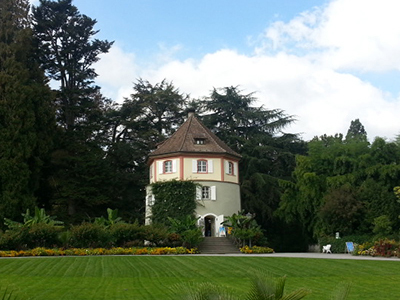
//> input picture 6chapter/image/hue_hist.jpg, 400 x 300 px
$ ./hue_histogram   (built with g++ and OpenCV 4)
//> lines starting //> are read from the running program, lines starting //| are printed output that depends on the picture
//
//  hue_histogram.cpp
//  opencv_practice
//
//  Created by KimJunsik on 2019/12/12.
//  Copyright © 2019 KimJunsik. All rights reserved.
//

#include <opencv2/opencv.hpp>
using namespace cv;
using namespace std;

void  calc_Histo(const Mat& image, Mat& hist, int bins, int range_max = 256)
{
    int        histSize[] = { bins };
    float   range[] = { 0, (float)range_max };
    int        channels[] = { 0 };
    int        dims = image.channels();
    const float* ranges[] = { range };

    calcHist(&image, 1, channels, Mat(), hist, 1, histSize, ranges);
}

Mat  make_palatte(int rows)
{
    Mat hsv(rows, 1, CV_8UC3);
    for (int i = 0; i < rows; i++)
    {
        uchar hue = saturate_cast<uchar>((float)i / rows * 180);
        hsv.at<Vec3b>(i) = Vec3b(hue, 255, 255);
    }
    cvtColor(hsv, hsv, COLOR_HSV2BGR);
    return hsv;
}

void draw_histo_hue(Mat hist, Mat &hist_img, Size size = Size(256, 200))
{
    Mat hsv_palatte = make_palatte(hist.rows);

    hist_img = Mat(size, CV_8UC3, Scalar(255, 255, 255));
    float  bin = (float)hist_img.cols / hist.rows;
    normalize(hist, hist, 0, hist_img.rows, NORM_MINMAX);

    for (int i = 0; i<hist.rows; i++)
    {
        float start_x = (i * bin);
        float  end_x = (i + 1) * bin;
        Point2f pt1(start_x, 0);
        Point2f pt2(end_x, hist.at <float>(i));


        Scalar color = hsv_palatte.at<Vec3b>(i);
        if (pt2.y>0) rectangle(hist_img, pt1, pt2, color, -1);
    }
    flip(hist_img, hist_img, 0);
}

int main()
{
    Mat image = imread("./6chapter/image/hue_hist.jpg", IMREAD_COLOR);
//> image is the input picture: 300 rows x 400 cols, CV_8UC3; mean B, G, R 99.6, 113.7, 100.8
    CV_Assert(!image.empty());

    Mat HSV_img, HSV_arr[3];
    cvtColor(image, HSV_img, COLOR_BGR2HSV);
//> HSV_img: 300 rows x 400 cols, CV_8UC3; mean H, S, V 60.8, 97.2, 119.2
    split(HSV_img, HSV_arr);
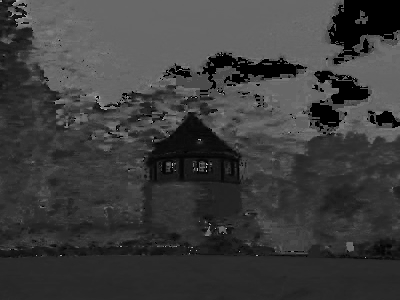
//> HSV_arr[0]: 300 rows x 400 cols, CV_8UC1; min 0, max 179, mean 60.8
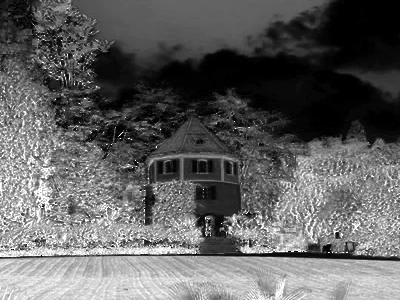
//> HSV_arr[1]: 300 rows x 400 cols, CV_8UC1; min 0, max 255, mean 97.2
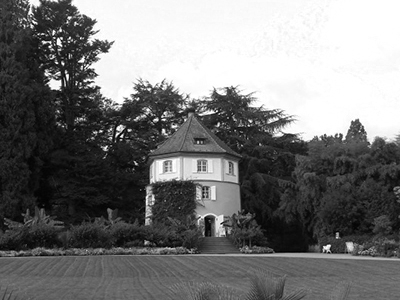
//> HSV_arr[2]: 300 rows x 400 cols, CV_8UC1; min 0, max 255, mean 119.2

    Mat hue_hist, hue_hist_img;
    calc_Histo(HSV_arr[0], hue_hist, 18, 180);
//> in calc_Histo, `calcHist(&image, 1, channels, Mat(), hist, 1, histSize, ranges);`: hist = 18 values, max 29389 at index 4, min 25 at index 15, mean 6666.7
//> hue_hist has the same summary as hist in calc_Histo
    draw_histo_hue(hue_hist, hue_hist_img, Size(360, 200));
//> in draw_histo_hue, `hist_img = Mat(size, CV_8UC3, Scalar(255, 255, 255));`: hist_img: 200 rows x 360 cols, CV_8UC3; every value is 255
//> in draw_histo_hue, `normalize(hist, hist, 0, hist_img.rows, NORM_MINMAX);`: hist = 18 values, max 200 at index 4, min 0 at index 15, mean 45.24
//> the loop in draw_histo_hue, `for (int i = 0; i<hist.rows; i++)` made 18 passes
//> pt2 on passes 1 to 12: Point(20, 46.72), Point(40, 18.61), Point(60, 27.53), Point(80, 77.92), Point(100, 200), Point(120, 105.5), Point(140, 53.78), Point(160, 32.92), Point(180, 19.88), Point(200, 36.32), Point(220, 172.9), Point(240, 16.5)
//> after the loop in draw_histo_hue, `for (int i = 0; i<hist.rows; i++)`:
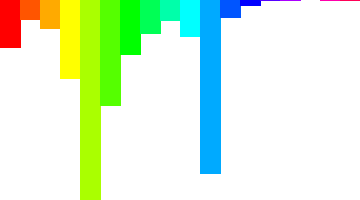
//> hist_img: 200 rows x 360 cols, CV_8UC3; mean B, G, R 214.1, 244, 219.8
//> in draw_histo_hue, `flip(hist_img, hist_img, 0);`:
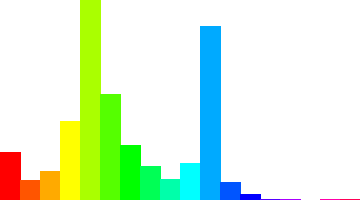
//> hist_img: 200 rows x 360 cols, CV_8UC3; mean B, G, R 214.1, 244, 219.8
//> hue_hist has the same summary as hist in draw_histo_hue

    imshow("image", image);
    imshow("Hue_hist_img", hue_hist_img);
    waitKey();
    return 0;
}

$ run again, with 6chapter/image/bright.jpg copied over 6chapter/image/hue_hist.jpg
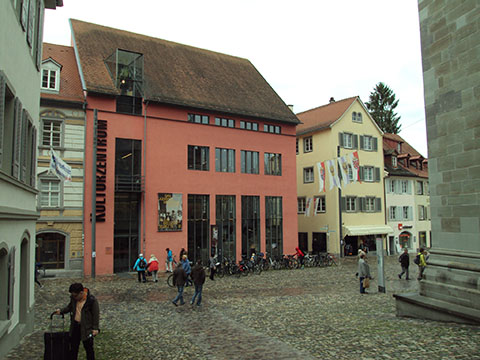
//> input picture 6chapter/image/bright.jpg, 480 x 360 px
//> image is the input picture: 360 rows x 480 cols, CV_8UC3; mean B, G, R 107.1, 121.2, 126
//> HSV_img: 360 rows x 480 cols, CV_8UC3; mean H, S, V 36.1, 55.7, 130.4
//> `split(HSV_img, HSV_arr);`:
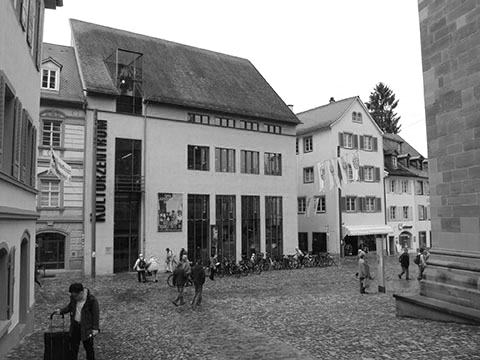
//> HSV_arr[2]: 360 rows x 480 cols, CV_8UC1; min 0, max 255, mean 130.4
//> in calc_Histo, `calcHist(&image, 1, channels, Mat(), hist, 1, histSize, ranges);`: hist = 18 values, max 42344 at index 0, min 450 at index 13, mean 9600
//> `calc_Histo(HSV_arr[0], hue_hist, 18, 180);`: hue_hist has the same summary as hist in calc_Histo
//> in draw_histo_hue, `normalize(hist, hist, 0, hist_img.rows, NORM_MINMAX);`: hist = 18 values, max 200 at index 0, min 0 at index 13, mean 43.68
//> the loop in draw_histo_hue, `for (int i = 0; i<hist.rows; i++)` made 18 passes
//> pt2 on passes 1 to 8: Point(20, 200), Point(40, 83.55), Point(60, 86.23), Point(80, 142.9), Point(100, 116.7), Point(120, 69.6), Point(140, 23.94), Point(160, 12.51)
//> in draw_histo_hue, `flip(hist_img, hist_img, 0);`:
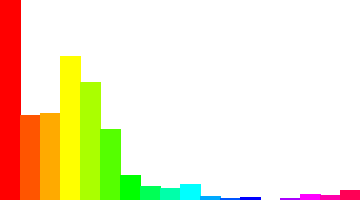
//> hist_img: 200 rows x 360 cols, CV_8UC3; mean B, G, R 200.9, 232.3, 243.2
//> `draw_histo_hue(hue_hist, hue_hist_img, Size(360, 200));`: hue_hist has the same summary as hist in draw_histo_hue

$ run again, with 6chapter/image/color_model.jpg copied over 6chapter/image/hue_hist.jpg
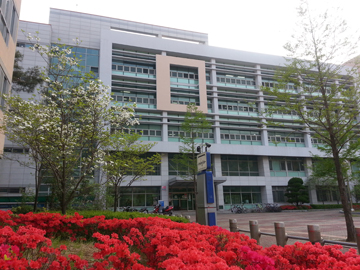
//> input picture 6chapter/image/color_model.jpg, 360 x 270 px
//> image is the input picture: 270 rows x 360 cols, CV_8UC3; mean B, G, R 113, 116, 131.8
//> HSV_img: 270 rows x 360 cols, CV_8UC3; mean H, S, V 73.3, 64.2, 138
//> `split(HSV_img, HSV_arr);`:
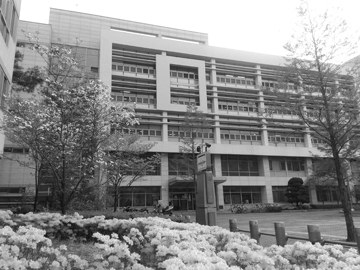
//> HSV_arr[2]: 270 rows x 360 cols, CV_8UC1; min 11, max 255, mean 138
//> in calc_Histo, `calcHist(&image, 1, channels, Mat(), hist, 1, histSize, ranges);`: hist = 18 values, max 18990 at index 0, min 456 at index 15, mean 5400
//> `calc_Histo(HSV_arr[0], hue_hist, 18, 180);`: hue_hist has the same summary as hist in calc_Histo
//> in draw_histo_hue, `normalize(hist, hist, 0, hist_img.rows, NORM_MINMAX);`: hist = 18 values, max 200 at index 0, min 0 at index 15, mean 53.35
//> the loop in draw_histo_hue, `for (int i = 0; i<hist.rows; i++)` made 18 passes
//> pt2 on passes 1 to 8: Point(20, 200), Point(40, 40.94), Point(60, 67.38), Point(80, 119.7), Point(100, 39.78), Point(120, 19.29), Point(140, 10.39), Point(160, 11.41)
//> in draw_histo_hue, `flip(hist_img, hist_img, 0);`:
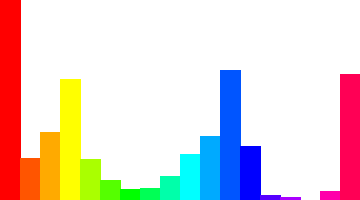
//> hist_img: 200 rows x 360 cols, CV_8UC3; mean B, G, R 211.1, 214.7, 228.1
//> `draw_histo_hue(hue_hist, hue_hist_img, Size(360, 200));`: hue_hist has the same summary as hist in draw_histo_hue

$ run again, with 6chapter/image/color_space.jpg copied over 6chapter/image/hue_hist.jpg
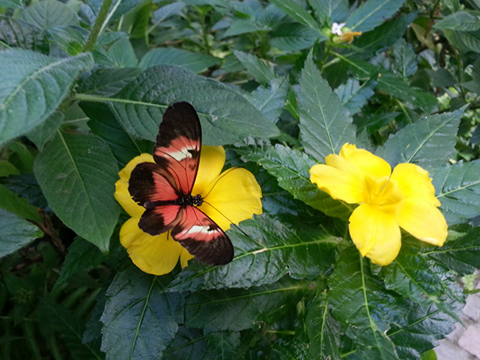
//> input picture 6chapter/image/color_space.jpg, 480 x 360 px
//> image is the input picture: 360 rows x 480 cols, CV_8UC3; mean B, G, R 63, 97.7, 76.2
//> HSV_img: 360 rows x 480 cols, CV_8UC3; mean H, S, V 62.4, 128.3, 102.5
//> `split(HSV_img, HSV_arr);`:
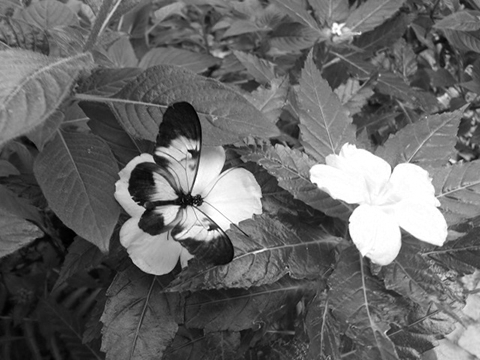
//> HSV_arr[2]: 360 rows x 480 cols, CV_8UC1; min 0, max 255, mean 102.5
//> in calc_Histo, `calcHist(&image, 1, channels, Mat(), hist, 1, histSize, ranges);`: hist = 18 values, max 33929 at index 5, min 116 at index 16, mean 9600
//> `calc_Histo(HSV_arr[0], hue_hist, 18, 180);`: hue_hist has the same summary as hist in calc_Histo
//> in draw_histo_hue, `normalize(hist, hist, 0, hist_img.rows, NORM_MINMAX);`: hist = 18 values, max 200 at index 5, min 0 at index 16, mean 56.1
//> the loop in draw_histo_hue, `for (int i = 0; i<hist.rows; i++)` made 18 passes
//> pt2 on passes 1 to 8: Point(20, 28.79), Point(40, 14.83), Point(60, 94.79), Point(80, 25.95), Point(100, 71.1), Point(120, 200), Point(140, 183.4), Point(160, 145.6)
//> in draw_histo_hue, `flip(hist_img, hist_img, 0);`:
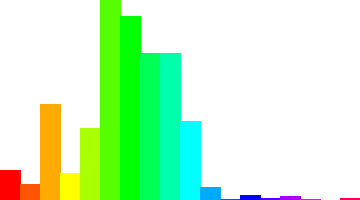
//> hist_img: 200 rows x 360 cols, CV_8UC3; mean B, G, R 199.7, 248.3, 202.2
//> `draw_histo_hue(hue_hist, hue_hist_img, Size(360, 200));`: hue_hist has the same summary as hist in draw_histo_hue
